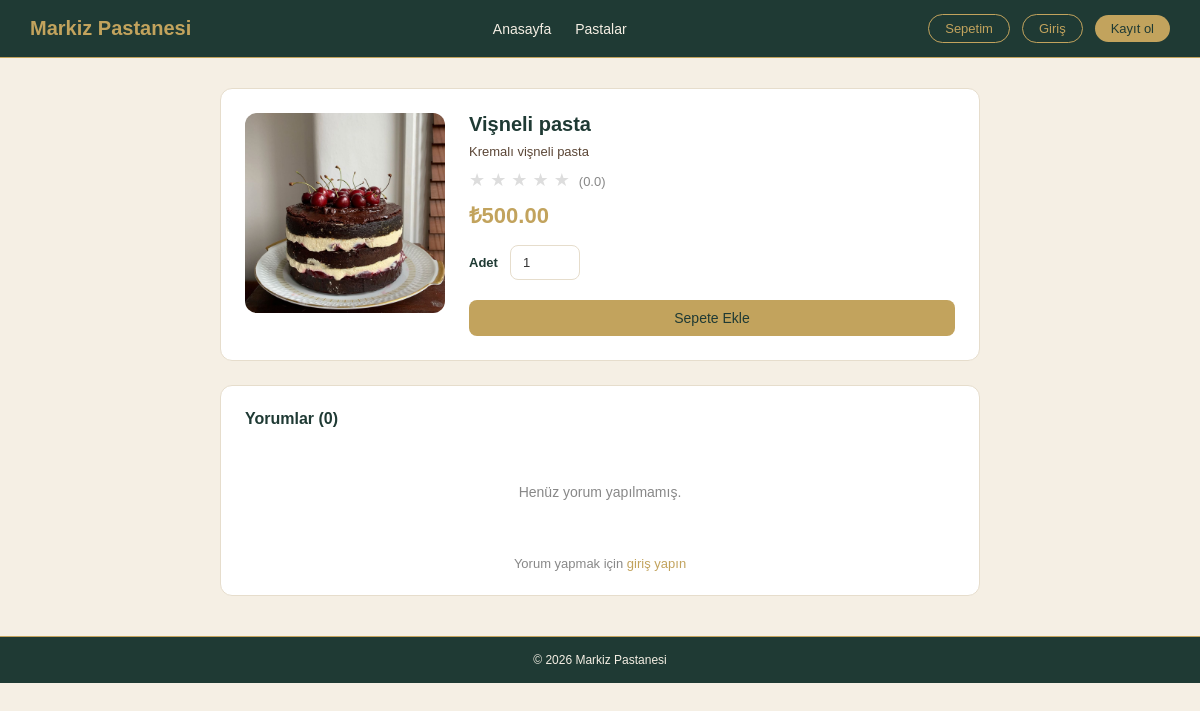
Screenshot of /urun_detay.php?id=16 with the database file from the repository.
### tables this page shows
CREATE TABLE `pasta` (
  `Pasta_id` int NOT NULL AUTO_INCREMENT,
  `Kategori_id` int NOT NULL,
  `PastaAdi` varchar(100) NOT NULL,
  `Aciklama` varchar(255) DEFAULT NULL,
  `Fiyat` decimal(10,2) NOT NULL,
  `MevcutMu` tinyint(1) NOT NULL DEFAULT '1',
  `Stok` int NOT NULL DEFAULT '10',
  `Resim` varchar(255) DEFAULT 'default.jpg',
  PRIMARY KEY (`Pasta_id`),
  KEY `Kategori_id` (`Kategori_id`),
  CONSTRAINT `pasta_ibfk_1` FOREIGN KEY (`Kategori_id`) REFERENCES `kategori` (`Kategori_id`) ON DELETE CASCADE ON UPDATE CASCADE,
  CONSTRAINT `pasta_chk_1` CHECK ((`Fiyat` > 0)),
  CONSTRAINT `pasta_chk_2` CHECK ((`Stok` >= 0))
);

### dal/pasta_dal.php (called while the page is built, shortened)
<?php
require_once __DIR__ . '/../dal/db.php';
function pasta_getir_Id($pasta_id) {
    global $pdo;
    $stmt = $pdo->prepare("CALL PastaGetirById(?)");
    $stmt->execute([$pasta_id]);
    return $stmt->fetch(PDO::FETCH_ASSOC);
}
function pastaya_gore_yorumlari_listele($pasta_id) {
    global $pdo;
    $stmt = $pdo->prepare("CALL YorumListeleByPasta(?)");
    $stmt->execute([$pasta_id]);
    return $stmt->fetchAll(PDO::FETCH_ASSOC);
}
function ortalama_puan_hesapla($pasta_id) {
    global $pdo;
    $stmt = $pdo->prepare("SELECT OrtalamaPuanHesapla(?) AS ortalama");
    $stmt->execute([$pasta_id]);
    return $stmt->fetch(PDO::FETCH_ASSOC)['ortalama'];
}
?>

### bl/pasta_bl.php (called while the page is built, shortened)
<?php
require_once __DIR__ . '/../dal/pasta_dal.php';
function pasta_detay_getir($pasta_id) {
    return pasta_getir_Id($pasta_id);
}
function yorumlari_getir($pasta_id) {
    return pastaya_gore_yorumlari_listele($pasta_id);
}
function ortalama_puan_getir($pasta_id) {
    return ortalama_puan_hesapla($pasta_id);
}
?>

### urun_detay.php (the view, shortened to what this page needs)
<?php
require_once 'bl/pasta_bl.php';
$pasta_id = (int)$_GET['id'];
$pasta = pasta_detay_getir($pasta_id);
$yorumlar = yorumlari_getir($pasta_id);
$ortalama = ortalama_puan_getir($pasta_id);
?>
<!DOCTYPE html>
<html lang="tr">
<head>
    <link rel="stylesheet" href="css/style.css">
</head>
<body>
<nav class="navbar">
    <div class="logo">Markiz<span> Pastanesi</span></div>
    <ul class="nav-links">
        <li><a href="index.php">Anasayfa</a></li>
        <li><a href="urunler.php">Pastalar</a></li>
    </ul>
    <div class="nav-actions">
        <a href="sepet.php" class="btn-outline">
            Sepetim
        </a>
        <?php if(isset($_SESSION['musteri'])): ?>
            <a href="siparislerim.php">Siparişlerim</a>
            <a href="cikis.php" class="btn-outline">Çıkış</a>
        <?php else: ?>
            <a href="giris.php" class="btn-outline">Giriş</a>
            <a href="kayit.php" class="btn-fill">Kayıt ol</a>
        <?php endif; ?>
    </div>
</nav>
<div class="detay-wrapper">
    <div class="detay-kart" style="display:flex; gap:24px; align-items:flex-start;">
    <div style="flex-shrink:0;">
        <?php if(!empty($pasta['Resim']) && $pasta['Resim'] !== 'default.jpg'): ?>
            <img src="img/<?= htmlspecialchars($pasta['Resim']) ?>"
                 width="200"
                 height="200"
                 style="object-fit:cover; border-radius:12px;"
                 alt="<?= htmlspecialchars($pasta['PastaAdi']) ?>">
        <?php else: ?>
            <div style="width:200px; height:200px; background:#fbeaf0; border-radius:12px; display:flex; align-items:center; justify-content:center; font-size:52px;">🎂</div>
        <?php endif; ?>
    </div>
        <div class="detay-bilgi">
            <h1><?= htmlspecialchars($pasta['PastaAdi']) ?></h1>
            <p class="detay-aciklama"><?= htmlspecialchars($pasta['Aciklama']) ?></p>
            <div class="detay-puan">
                <?php for($i = 1; $i <= 5; $i++): ?>
                    <span style="color: <?= $i <= $ortalama ? '#ef9f27' : '#ddd' ?>">★</span>
                <?php endfor; ?>
                <span class="puan-sayi">(<?= number_format($ortalama, 1) ?>)</span>
            </div>
            <div class="detay-fiyat">₺<?= number_format($pasta['Fiyat'], 2) ?></div>
            <form method="POST" action="urun_detay.php?id=<?= $pasta_id ?>">
                <div class="form-grup adet-grup">
                    <label>Adet</label>
                    <input type="number" name="adet" value="1" min="1" max="10">
                </div>
                <button type="submit" name="sepete_ekle" class="btn-fill gonder-btn">
                   Sepete Ekle
                </button>
            </form>
        </div>
    </div>
    <div class="yorumlar-bolum">
        <h2>Yorumlar (<?= count($yorumlar) ?>)</h2>
        <?php if(empty($yorumlar)): ?>
            <p class="bos-mesaj">Henüz yorum yapılmamış.</p>
        <?php endif; ?>
        <?php if(isset($_SESSION['musteri'])): ?>
        <div class="yorum-form-bolum">
            <h3>Yorum Yap</h3>
            <form method="POST" action="urun_detay.php?id=<?= $pasta_id ?>">
                <div class="form-grup">
                    <label>Puanınız</label>
                    <select name="puan" required>
                        <option value="5">★★★★★ (5)</option>
                        <option value="4">★★★★☆ (4)</option>
                        <option value="3">★★★☆☆ (3)</option>
                        <option value="2">★★☆☆☆ (2)</option>
                        <option value="1">★☆☆☆☆ (1)</option>
                    </select>
                </div>
                <div class="form-grup">
                    <label>Yorumunuz</label>
                    <textarea name="yorum_metni" rows="3" placeholder="Deneyiminizi paylaşın..." required></textarea>
                </div>
                <button type="submit" name="yorum_gonder" class="btn-fill">Yorum Gönder</button>
            </form>
        </div>
        <?php else: ?>
            <p class="auth-link">Yorum yapmak için <a href="giris.php">giriş yapın</a></p>
        <?php endif; ?>
    </div>
</div>
<footer class="footer">
    <p>© 2026 Markiz Pastanesi</p>
</footer>
</body>
</html>

### css/style.css (style rules this page uses)
* { margin: 0; padding: 0; box-sizing: border-box; font-family: Arial, sans-serif; }
body { background-color: #F5EFE4; color: #333; }
.navbar { background-color: #1F3A34; border-bottom: 1px solid #C2A35D; padding: 0 30px; height: 58px; display: flex; align-items: center; justify-content: space-between; }
.logo { font-size: 20px; font-weight: bold; color: #C2A35D; }
.logo span { color: #C2A35D; }
.nav-links { list-style: none; display: flex; gap: 24px; }
.nav-links a { text-decoration: none; color: #F5EFE4; font-size: 14px; }
.nav-actions { display: flex; align-items: center; gap: 12px; }
.btn-outline { border: 1px solid #C2A35D; color: #C2A35D; background: transparent; padding: 6px 16px; border-radius: 20px; font-size: 13px; text-decoration: none; cursor: pointer; }
.btn-fill { background: #C2A35D; color: #1F3A34; border: none; padding: 6px 16px; border-radius: 20px; font-size: 13px; text-decoration: none; cursor: pointer; display: inline-block; }
.footer { background: #1F3A34; border-top: 1px solid #C2A35D; padding: 16px 30px; text-align: center; font-size: 12px; color: #F5EFE4; margin-top: 40px; }
.bos-mesaj { text-align: center; color: #888; font-size: 14px; padding: 40px; }
.form-grup { margin-bottom: 16px; }
.form-grup label { display: block; font-size: 13px; font-weight: bold; color: #1F3A34; margin-bottom: 6px; }
.form-grup input, .form-grup select, .form-grup textarea { width: 100%; padding: 9px 12px; border: 1px solid #E6DDCC; border-radius: 8px; font-size: 13px; color: #333; outline: none; }
.gonder-btn { width: 100%; padding: 10px; font-size: 14px; border-radius: 8px; margin-top: 8px; }
.auth-link { text-align: center; font-size: 13px; color: #888; margin-top: 16px; }
.auth-link a { color: #C2A35D; text-decoration: none; }
.detay-wrapper { max-width: 800px; margin: 30px auto; padding: 0 20px; }
.detay-bilgi { flex: 1; }
.detay-bilgi h1 { font-size: 20px; color: #1F3A34; margin-bottom: 8px; }
.detay-aciklama { font-size: 13px; color: #5B4636; margin-bottom: 10px; }
.detay-puan { font-size: 18px; margin-bottom: 8px; }
.detay-kart { background: white; border: 1px solid #E6DDCC; border-radius: 12px; padding: 24px; display: flex; gap: 24px; margin-bottom: 24px; }
.puan-sayi { font-size: 13px; color: #888; margin-left: 4px; }
.detay-fiyat { font-size: 22px; font-weight: bold; color: #C2A35D; margin-bottom: 16px; }
.adet-grup { display: flex; align-items: center; gap: 12px; margin-bottom: 12px; }
.adet-grup label { margin-bottom: 0; white-space: nowrap; }
.adet-grup input { width: 70px; }
.yorumlar-bolum { background: white; border: 1px solid #E6DDCC; border-radius: 12px; padding: 24px; }
.yorumlar-bolum h2 { font-size: 16px; color: #1F3A34; margin-bottom: 16px; }

### rows the page displays
pasta: Resim (picture), PastaAdi "Vişneli pasta", Aciklama "Kremalı vişneli pasta", Fiyat "500.00"

### other values shown
$ortalama "0.0"
count($yorumlar) "0"
